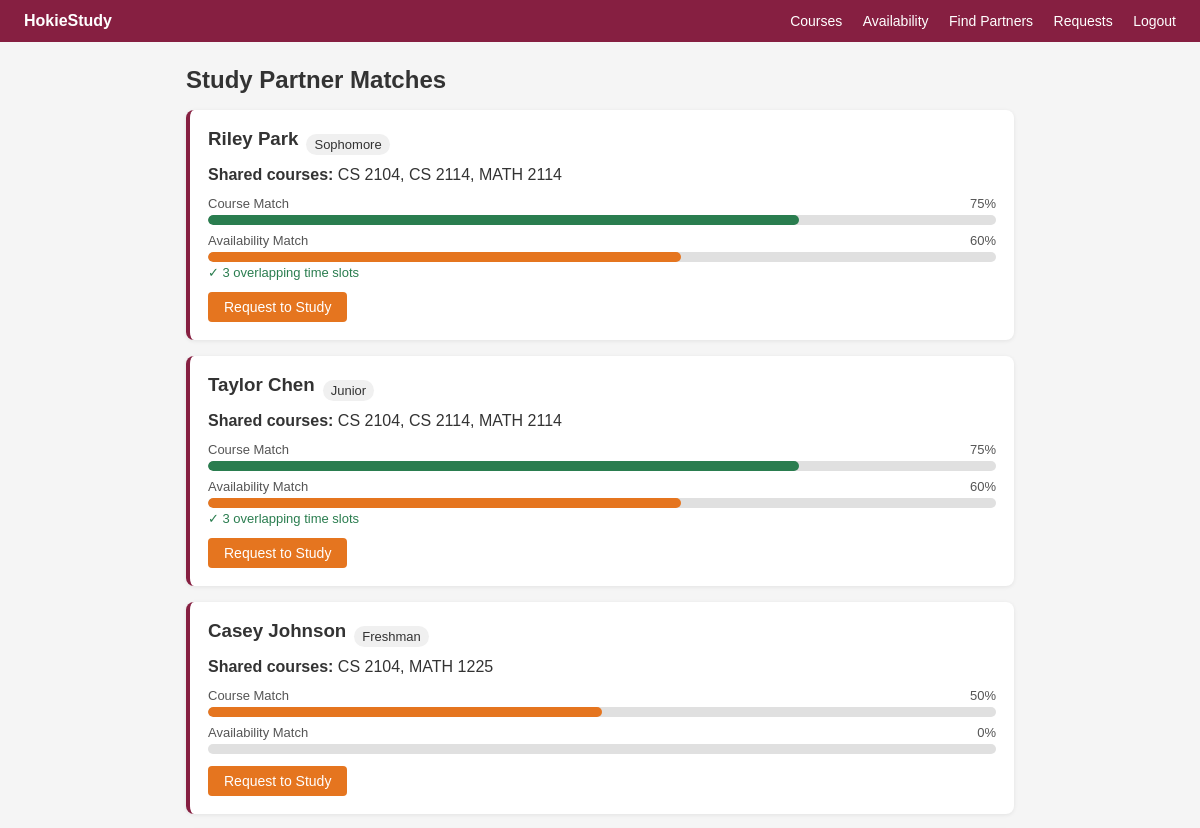
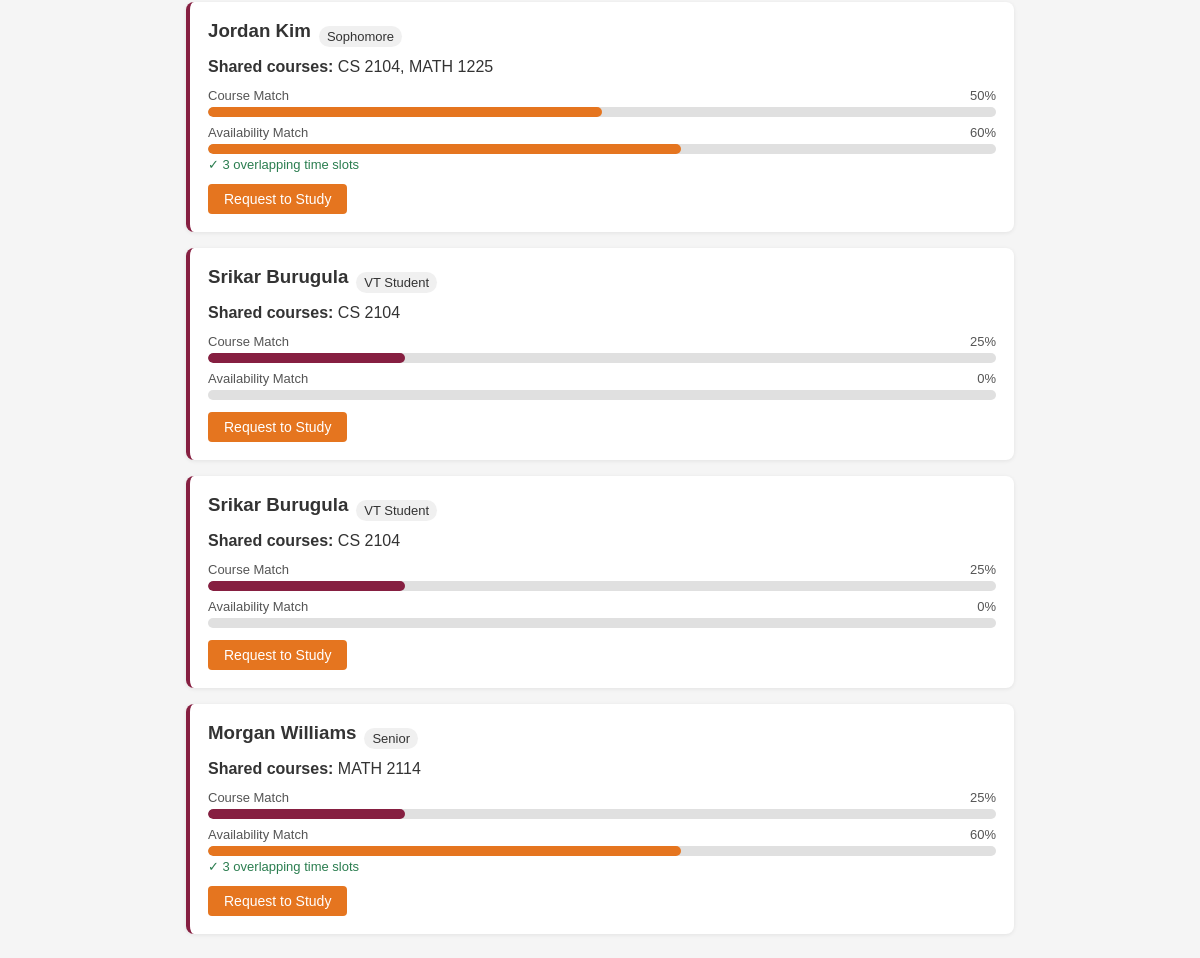
Screenshot of /matches (signed in) with the database file from the repository (2 pictures, top to bottom).
### tables this page shows
CREATE TABLE users (id INTEGER PRIMARY KEY, name TEXT, email TEXT UNIQUE, password TEXT, year TEXT);

### app.py (the view)
@app.route('/matches')
@login_required
def matches():
    uid = session['uid']
    c = db()
    my_courses = [r['course_id'] for r in c.execute('SELECT course_id FROM user_courses WHERE user_id=?', (uid,))]
    if not my_courses:
        c.close(); return render_template('matches.html', matches=[], no_courses=True)
    my_slots = {f"{r['day']}-{r['time']}" for r in c.execute('SELECT day,time FROM availability WHERE user_id=?', (uid,))}
    ph = ','.join('?'*len(my_courses))  # build the right number of ? placeholders for the IN clause
    shared = c.execute(f'SELECT user_id, COUNT(*) as cnt FROM user_courses WHERE course_id IN ({ph}) AND user_id!=? GROUP BY user_id ORDER BY cnt DESC',
                       my_courses+[uid]).fetchall()
    sent_requests = {r['to_uid']: r['status'] for r in c.execute('SELECT to_uid, status FROM study_requests WHERE from_uid=?', (uid,))}
    result = []
    for row in shared:
        u = c.execute('SELECT name,year FROM users WHERE id=?', (row['user_id'],)).fetchone()
        if not u: continue
        shared_codes = [r['course_code'] for r in c.execute(
            f'SELECT c.course_code FROM user_courses uc JOIN courses c ON uc.course_id=c.id WHERE uc.user_id=? AND uc.course_id IN ({ph})',
            [row['user_id']]+my_courses)]
        their_slots = {f"{r['day']}-{r['time']}" for r in c.execute('SELECT day,time FROM availability WHERE user_id=?', (row['user_id'],))}
        overlap = my_slots & their_slots
        result.append({
            'uid': row['user_id'], 'name': u['name'], 'year': u['year'] or 'VT Student',
            'courses': shared_codes, 'course_pct': round(row['cnt'] / len(my_courses) * 100),
            'avail_pct': round(len(overlap) / len(my_slots) * 100) if my_slots else 0,
            'overlap_count': len(overlap), 'request_status': sent_requests.get(row['user_id'])
        })
    c.close()
    return render_template('matches.html', matches=result)

### app.py (called while the page is built)
def db():
    conn = sqlite3.connect(DB)
    conn.row_factory = sqlite3.Row  # so we can access columns by name instead of index
    return conn

def login_required(f):
    @wraps(f)
    def wrapped(*args, **kwargs):
        if 'uid' not in session: return redirect(url_for('login'))
        return f(*args, **kwargs)
    return wrapped

### templates/matches.html
{% extends "base.html" %}
{% block content %}
<h2>Study Partner Matches</h2>
{% if no_courses %}
<div class="card"><p class="gray">Add your courses first! <a href="/courses">Go to My Courses</a></p></div>
{% elif not matches %}
<div class="card"><p class="gray">No matches yet. Other students need to add the same courses.</p></div>
{% else %}
{% for m in matches %}
<div class="card match">
  <div class="row"><h3>{{ m.name }}</h3><span class="tag">{{ m.year }}</span></div>
  <p style="margin-top:6px"><b>Shared courses:</b> {{ m.courses|join(', ') }}</p>
  <div style="margin-top:12px">
    <div class="bar-label"><span>Course Match</span><span>{{ m.course_pct }}%</span></div>
    <div class="bar-track"><div class="bar-fill" style="width:{{ m.course_pct }}%; background:{{ '#2a7d4f' if m.course_pct >= 75 else '#E5751F' if m.course_pct >= 50 else '#861F41' }};"></div></div>
  </div>
  <div style="margin-top:8px">
    <div class="bar-label"><span>Availability Match</span><span>{{ m.avail_pct }}%</span></div>
    <div class="bar-track"><div class="bar-fill" style="width:{{ m.avail_pct }}%; background:{{ '#2a7d4f' if m.avail_pct >= 75 else '#E5751F' if m.avail_pct >= 50 else '#861F41' if m.avail_pct > 0 else '#ccc' }};"></div></div>
    {% if m.overlap_count > 0 %}<p class="green" style="font-size:13px;margin-top:3px">✓ {{ m.overlap_count }} overlapping time slot{{ 's' if m.overlap_count != 1 }}</p>{% endif %}
  </div>
  <div style="margin-top:12px">
    {% if m.request_status == 'pending' %}
      <span class="status-badge pending">Request Sent</span>
    {% elif m.request_status == 'accepted' %}
      <span class="status-badge accepted">✓ Accepted</span>
    {% elif m.request_status == 'declined' %}
      <span class="status-badge declined">Declined</span>
    {% else %}
      <form method="POST" action="/request/{{ m.uid }}" style="display:inline">
        <button class="btn-orange">Request to Study</button>
      </form>
    {% endif %}
  </div>
</div>
{% endfor %}
{% endif %}
{% endblock %}

### static/style.css (style rules this page uses)
* { box-sizing:border-box;margin:0;padding:0 }
body { font-family:Arial,sans-serif;background:#f5f5f5;color:#333 }
h2 { margin-bottom:16px }
.card { background:#fff;border-radius:8px;padding:18px;margin-bottom:16px;box-shadow:0 1px 4px rgba(0,0,0,.08) }
.card h3 { margin-bottom:10px }
button { background:#861F41;color:#fff;padding:9px 18px;border:none;border-radius:4px;cursor:pointer;font-size:14px }
.btn-orange { background:#E5751F;color:#fff;padding:7px 16px;border:none;border-radius:4px;cursor:pointer;font-size:14px }
.row { display:flex;gap:8px;align-items:center }
.green { color:#2a7d4f;font-size:14px }
.match { border-left:4px solid #861F41 }
.tag { background:#f0f0f0;padding:3px 8px;border-radius:12px;font-size:13px }
.bar-label { display:flex;justify-content:space-between;font-size:13px;color:#555;margin-bottom:4px }
.bar-track { width:100%;height:10px;background:#e0e0e0;border-radius:5px;overflow:hidden }
.bar-fill { height:100%;border-radius:5px;transition:width 0.4s ease }

### rows the page displays
users: name "Riley Park", year "Sophomore", courses "CS 2104, CS 2114, MATH 2114", course_pct "75", avail_pct "60", overlap_count "3", overlap_count "s"
users: name "Taylor Chen", year "Junior", courses "CS 2104, CS 2114, MATH 2114", course_pct "75", avail_pct "60", overlap_count "3", overlap_count "s"
users: name "Casey Johnson", year "Freshman", courses "CS 2104, MATH 1225", course_pct "50", avail_pct "0"
users: name "Jordan Kim", year "Sophomore", courses "CS 2104, MATH 1225", course_pct "50", avail_pct "60", overlap_count "3", overlap_count "s"
users: name "Srikar Burugula", year "VT Student", courses "CS 2104", course_pct "25", avail_pct "0"
users: name "Srikar Burugula", year "VT Student", courses "CS 2104", course_pct "25", avail_pct "0"
users: name "Morgan Williams", year "Senior", courses "MATH 2114", course_pct "25", avail_pct "60", overlap_count "3", overlap_count "s"
